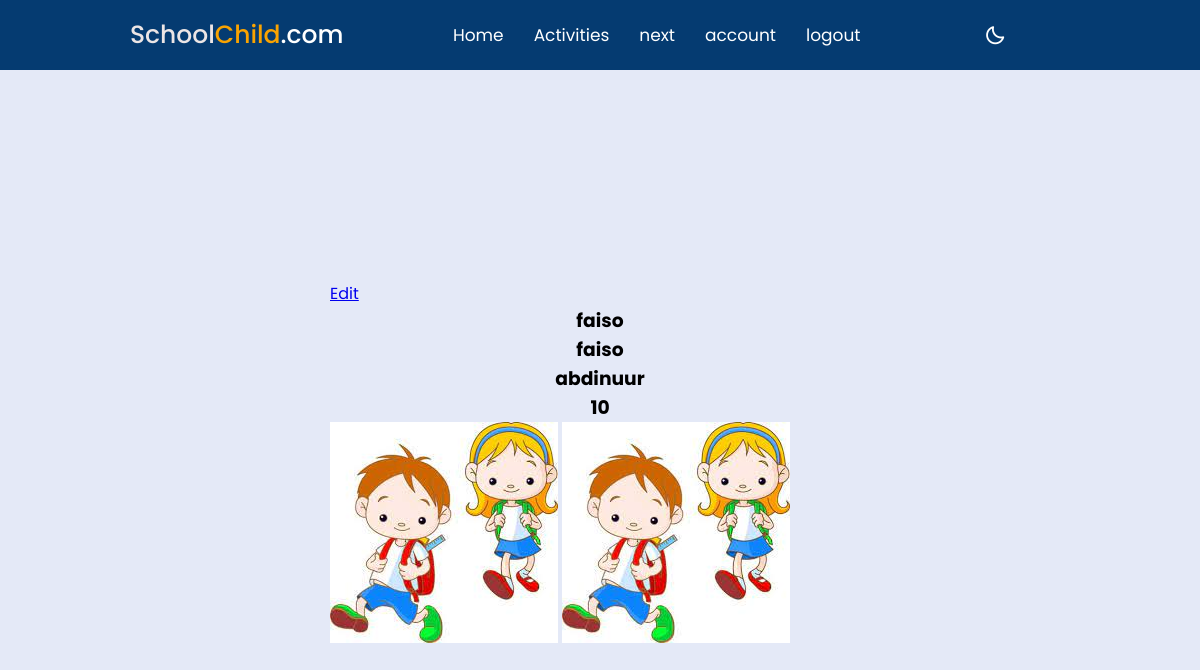
The app's page /account/ (signed in) with its own data.
### users/models.py (models this page shows, shortened)
class Profile(models.Model):
    user=models.OneToOneField(User, on_delete=models.CASCADE, null=True, blank=True)
    name=models.CharField(max_length=200, blank=True, null=True)
    child_name=models.CharField(max_length=200, blank=True, null=True)
    child_age=models.IntegerField(blank=True, null=True)
    username=models.CharField(max_length=200, blank=True, null=True)
    location=models.CharField(max_length=200, blank=True, null=True)
    email=models.EmailField(max_length=500, blank=True, null=True)
    profile_image=models.ImageField(null=True, blank=True, upload_to='profiles/', default='profiles/math.jpg')
    child_image=models.ImageField(null=True, blank=True, upload_to='profiles/', default='profiles/math.jpg')
    created=models.DateField(auto_now_add=True)
    id=models.UUIDField(default=uuid4, unique=True, primary_key=True,editable=False)

### users/views.py (the view)
# urls.py: path('account/', views.userAccount, name='account'),
@login_required(login_url='login')
def userAccount(request):
    profile=request.user.profile
    context={'profile':profile}
    return render(request, 'account.html', context)

### users/templates/account.html (shortened to what this page needs)
{% extends 'main.html' %}
{% block content %}
<div class="full-screen-container">
    <div class="login-container">
        <a class="tag tag--pill tag--main settings__btn" href="{% url 'edit-account' %}"> Edit</a>
     <h3>{{profile.name}}</h3>
     <h3>{{profile.username}}</h3>
     <h3>{{profile.child_name}}</h3>
     <h3>{{profile.child_age}}</h3>
     <img src="{{profile.profile_image.url}}"/>
     <img src="{{profile.profile_image.url}}"/>
    </div>
  </div>
{% endblock content %}

### static/css/style.css (style rules this page uses)
* { margin: 0; padding: 0; box-sizing: border-box; font-family: 'Poppins', sans-serif; transition: all 0.4s ease;; }
:root { --body-color: #E4E9F7; --nav-color: #053B71; --side-nav: #053B71; --text-color: #FFF; --search-bar: #F2F2F2; --search-text: #010718; }
body { height: 100vh; background-color: var(--body-color); }
h3 { text-align: center; }
.full-screen-container { height: 100vh; width: 100vw; background-size: cover; background-position: center; display: flex; justify-content: center; align-items: center; }
.login-container { margin-top: 130px; padding: 50px 30px; min-width: 400px; width: 50%; max-width: 600px; }

### records on screen
Profile: name "faiso", username "faiso", child_name "abdinuur", child_age "10", profile_image (picture)
